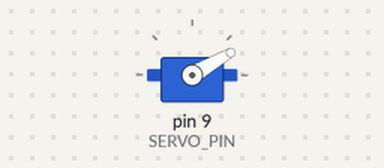
This sketch was run on a simulated Arduino Uno, built with avr-gcc and run on an emulated ATmega328P. On the bench: servo.

Above: at 0.1 s.
At 2.1 s:
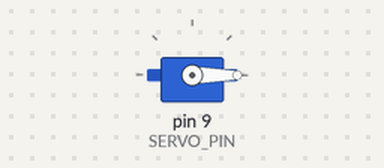
Timing chart, 0 to 3.6 s (numbered marks = the images above):
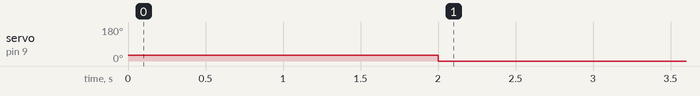

The sketch:

Servotest.ino
```cpp
#include <Servo.h>

Servo servo;
#define SERVO_PIN 9  //servo connect to D9


void setup() {
  // put your setup code here, to run once:
  Serial.begin(9600);
  servo.attach(SERVO_PIN);
  servo.write(30);
  delay(2000);
  servo.write(0);
}

void loop() {
  // put your main code here, to run repeatedly:

}
```

Measured:
- by itself, servo on pin 9 (SERVO_PIN): 30° → 0° at 2.0 s
